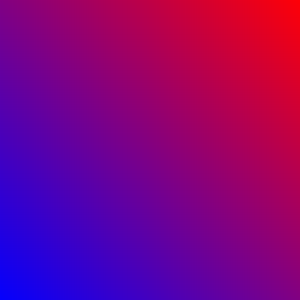
//> input picture High Level Implementations/CWatermark/CWatermark/images/image2.png, 300 x 300 px
$ ./main   (built with g++ and OpenCV 4)
//> lines starting //> are read from the running program, lines starting //| are printed output that depends on the picture
#include "opencv2/core/core.hpp"
#include "opencv2/highgui/highgui.hpp"
#include <iostream>
#include <string>
#include <filesystem>

namespace fs = std::filesystem;

// must be using C++17
// 64-bit, release to run
int main(int argc, char** argv)
{
	// open original and watermark with rgba
	std::string opath = fs::current_path().string() + "\\images\\image2.png";
	std::string wpath = fs::current_path().string() + "\\images\\watermark2.png";
	std::string outpath = fs::current_path().string() + "\\images\\output.png";
	//std::cout << opath << std::endl;
	//bool exists = std::filesystem::exists(path);
	//std::cout << exists << std::endl;

    // open original and watermark with rgba
	cv::Mat original = cv::imread(opath, cv::IMREAD_UNCHANGED);
//> original is the input picture: 300 rows x 300 cols, CV_8UC3; mean B, G, R 130, 0, 129.1
	cv::Mat watermark = cv::imread(wpath, cv::IMREAD_UNCHANGED);
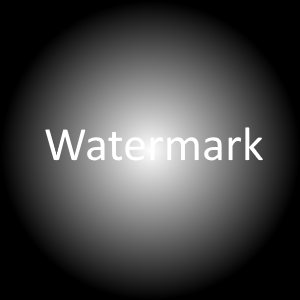
//> input picture High Level Implementations/CWatermark/CWatermark/images/watermark2.png, 300 x 300 px
//> watermark is the input picture: 300 rows x 300 cols, CV_8UC3; min 0, max 255, mean 68.6
	// copy the original to not modify it for the output
	cv::Mat copy = original;

	// check for invalid image input
	if (original.empty() || watermark.empty())
	{
		std::cout << "Could not open or find the image" << std::endl;
		return -1;
	}

	// make sure the images are the same size
	assert(original.size() == watermark.size());

	int cols, rows;
	cols = original.cols;
//> cols = 300
	rows = original.rows;
//> rows = 300
	int vals = 4;	// 4 values, rgba

	cv::Vec4b oRGBA, wRGBA, cRGBA;

	// loop over the original pixel by pixel
	for (int i = 0; i < cols; i++)
		for (int j = 0; j < rows; j++)
		{
			// get rgba to check if the watermark has alpha+
			wRGBA = watermark.at<cv::Vec4b>(cv::Point(i, j));

			if (wRGBA[vals - 1] != 0)
			{
				// get rgb of original pixel so it can be averaged
				oRGBA = original.at<cv::Vec4b>(cv::Point(i, j));
				cRGBA = copy.at<cv::Vec4b>(cv::Point(i, j));

				// modify the rgba
				for (int k = 0; k < vals; k++)
					cRGBA[k] = (oRGBA[k] + wRGBA[k]) / 2;

				copy.at<cv::Vec4b>(cv::Point(i, j)) = cRGBA;
			}
		}
//> this loop made 300 passes
//> (oRGBA, cRGBA) on passes 1 to 3: ([197, 0, 62, 196], [98, 0, 31, 98]), ([0, 59, 199, 0], [0, 29, 100, 0]), ([56, 201, 0, 57], [28, 101, 0, 29])
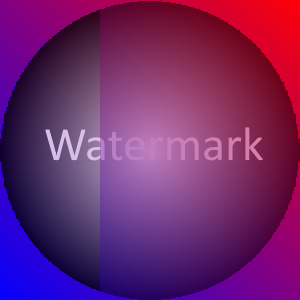
//> copy: 300 rows x 300 cols, CV_8UC3; mean B, G, R 107.6, 37.8, 111.5
//> after the loop, oRGBA = [25, 104, 0, 25]; cRGBA = [13, 52, 0, 13]


	// save the output
	cv::imwrite(outpath, copy);

	// Create a window and display image
	cv::namedWindow("Display window", cv::WINDOW_AUTOSIZE);
    imshow("Display window", copy);
	cv::waitKey(0);

	cv::destroyAllWindows();

    return 0;
}
